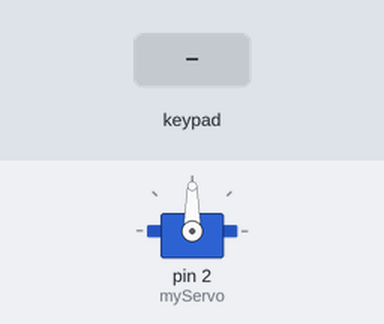
A sketch run on a simulated Arduino Mega 2560, built with avr-gcc and run on an emulated ATmega2560. On the bench: servo. The test bench sets the inputs (shaded band).

Above: at 1.2 s.
1.3 s: key '*' pressed
At 2.1 s:
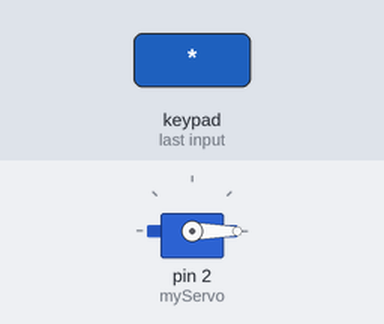
2.8 s: keypad keys 2 2 2 3 2 4 2 5 * pressed 0.4 s apart
At 7.0 s:
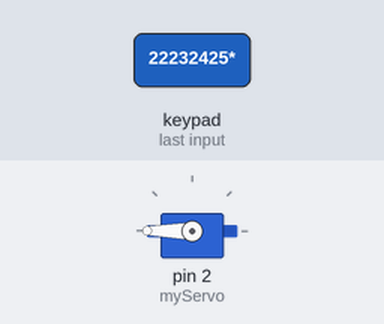
7.9 s: keypad keys 6 * 7 = pressed 0.4 s apart
At 8.9 s:
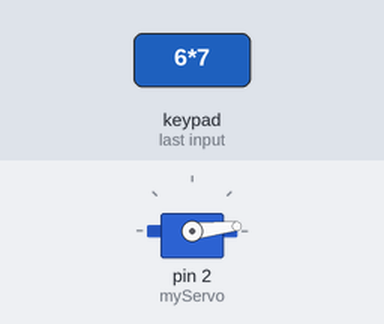
Timing chart, 0 to 10.9 s (numbered marks = the images above; inputs shaded):
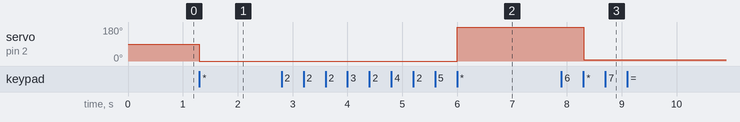

The sketch:

sketch_2.ino
```cpp
#include <Keypad.h>

const byte ROWS = 4;
const byte COLS = 4;
char keys[ROWS][COLS] = {
  {'7','8','9','/'},
  {'4','5','6','*'},
  {'1','2','3','-'},
  {'.','0','=','+'}
};
byte rowPins[ROWS] = {22, 23, 24, 25};
byte colPins[COLS] = {26, 27, 28, 29};

Keypad keypad = Keypad( makeKeymap(keys), rowPins, colPins, ROWS, COLS );

#include <Servo.h>
Servo myServo;
String input;

void setup() {
  // put your setup code here, to run once:
  myServo.attach(2);
}

void loop() {
  // put your main code here, to run repeatedly:
  char key = keypad.getKey();

  if (key){
    if (key == '*'){

      myServo.write(input.toInt());
      input = "";
      //delay(3000);
    }
    else {
      input += key;
    }
  }
}
```

Measured:
- after the input at 1.3 s, servo on pin 2 (myServo): 90° → 0° at once
- after the input at 2.8 s, servo on pin 2 (myServo): 0° → 180° after 3.2 s
- after the input at 7.9 s, servo on pin 2 (myServo): 180° → 6° after 0.41 s
